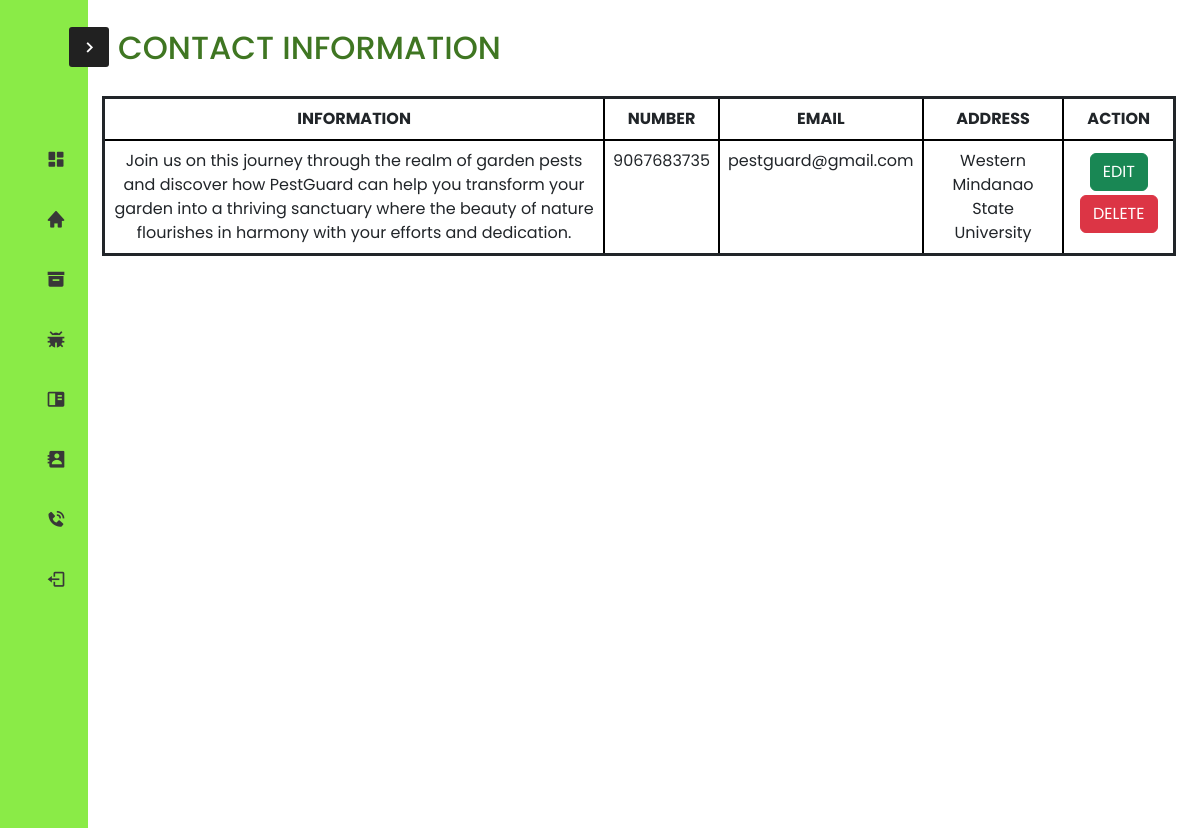
Screenshot of /ad-contact/ (signed in) with the database file from the repository.
### core/models.py (models this page shows, shortened)
class Contact(models.Model):
    info = models.TextField()
    number = models.IntegerField()
    email = models.EmailField()
    address = models.TextField()

### core/views.py (the view)
# urls.py: path('ad-contact/', adcontact, name='adcontact'),
@staff_member_required(login_url=reverse_lazy('admin:login'))
def adcontact(request):
    contact = Contact.objects.all()
    if request.method == 'POST':
        if Contact.objects.exists():
            return redirect('aboutedit')
        form = ContactForm(request.POST, request.FILES)
        if form.is_valid():
            form.save()
            return redirect('adcontact')
    else:
        form = ContactForm()
    context = {
        'contact': contact,
        'form': form
    }
    return render(request, 'admin/contact_us.html', context)

### templates/Admin/contact_us.html (shortened to what this page needs)
{% load static %}
{% load widget_tweaks %}
<!DOCTYPE html>
<html lang="en">
<head>
  <link href='https://unpkg.com/boxicons@2.1.4/css/boxicons.min.css' rel='stylesheet'>
  <link href="https://cdn.jsdelivr.net/npm/bootstrap@5.3.0-alpha3/dist/css/bootstrap.min.css" rel="stylesheet">
  <link rel="stylesheet" href="/static/admn/css/admin.css">
</head>
<body>
{% include 'Admin/menu_sidebar.html' %}
  <section class="home">
    <div class="text">CONTACT INFORMATION</div>
    <div class="table-responsive m-b-40 m-4">
      <table class="table table-borderless table-data3  bg-white" style="border: 3px solid ;">
        <thead class="bg-secondary">
          <tr>
            <th class="bord">INFORMATION</th>
            <th class="bord">NUMBER</th>
            <th class="bord">EMAIL</th>
            <th class="bord">ADDRESS</th>
            <th class="bord">ACTION</th>
          </tr>
        </thead>
        <tbody>
          {% for contact in contact %}
            <tr>
              <td class="bord">
                {{contact.info}}
              </td>
              <td class="bord">
                {{contact.number}}
              </td>
              <td class="bord">
                {{contact.email}}
              </td>
              <td class="bord">
                {{contact.address}}
              </td>
              <td class="bord">
                <div class="table-data-feature">
                  <a style="display: contents;" href="{% url 'contactedit' contact.pk %}">
                    <button class="btn btn-success m-1" data-toggle="tooltip" data-placement="top" title="Edit">
                      EDIT
                    </button>
                  </a>
                  <a href="{% url 'contactdelete' contact.pk %}" onclick="return confirm('Are you sure you want delete?❌');">
                    <button class="btn btn-danger" data-toggle="tooltip" data-placement="top" title="Delete">DELETE</button>
                  </a>
                </div>
              </td>
            </tr>
            {% endfor %}
        </tbody>
      </table>
    </div>
  </section>
</body>
</html>

### static/admn/css/admin.css (style rules this page uses)
* { margin: 0; padding: 0; box-sizing: border-box; font-family: "Poppins", sans-serif; }
:root { --body-color: #e4e9f7; --sidebar-color: #fff; --primary-color: #1707c4; --primary-color-light: #f6f5ff; --toggle-color: #ddd; --text-color: #383838; --tran-03: all 0.2s ease; --tran-03: all 0.3s ease; --tran-04: all 0.3s ease; --tran-05: all 0.3s ease; }
body { min-height: 120vh; transition: var(--tran-05); }
.home { position: absolute; top: 0; left: 250px; height: 100vh; width: calc(100% - 250px); background-color: #ffffff; transition: var(--tran-05); }
.home .text { font-size: 2rem; font-weight: 500; color: #3f7622; padding-left: 2.5rem; padding-top: 1.5rem; }
.sidebar.close ~ .home { left: 78px; width: calc(100% - 78px); }
.bord { border: 2px solid black; text-align: center; }

### rows the page displays
Contact: info "Join us on this journey through the realm of garden pests and discover how PestGuard can help you transform your garden into a thriving sanctuary where the beauty of nature flourishes in harmony with your efforts and dedication.", number "9067683735", email "pestguard@gmail.com", address "Western Mindanao State University"
